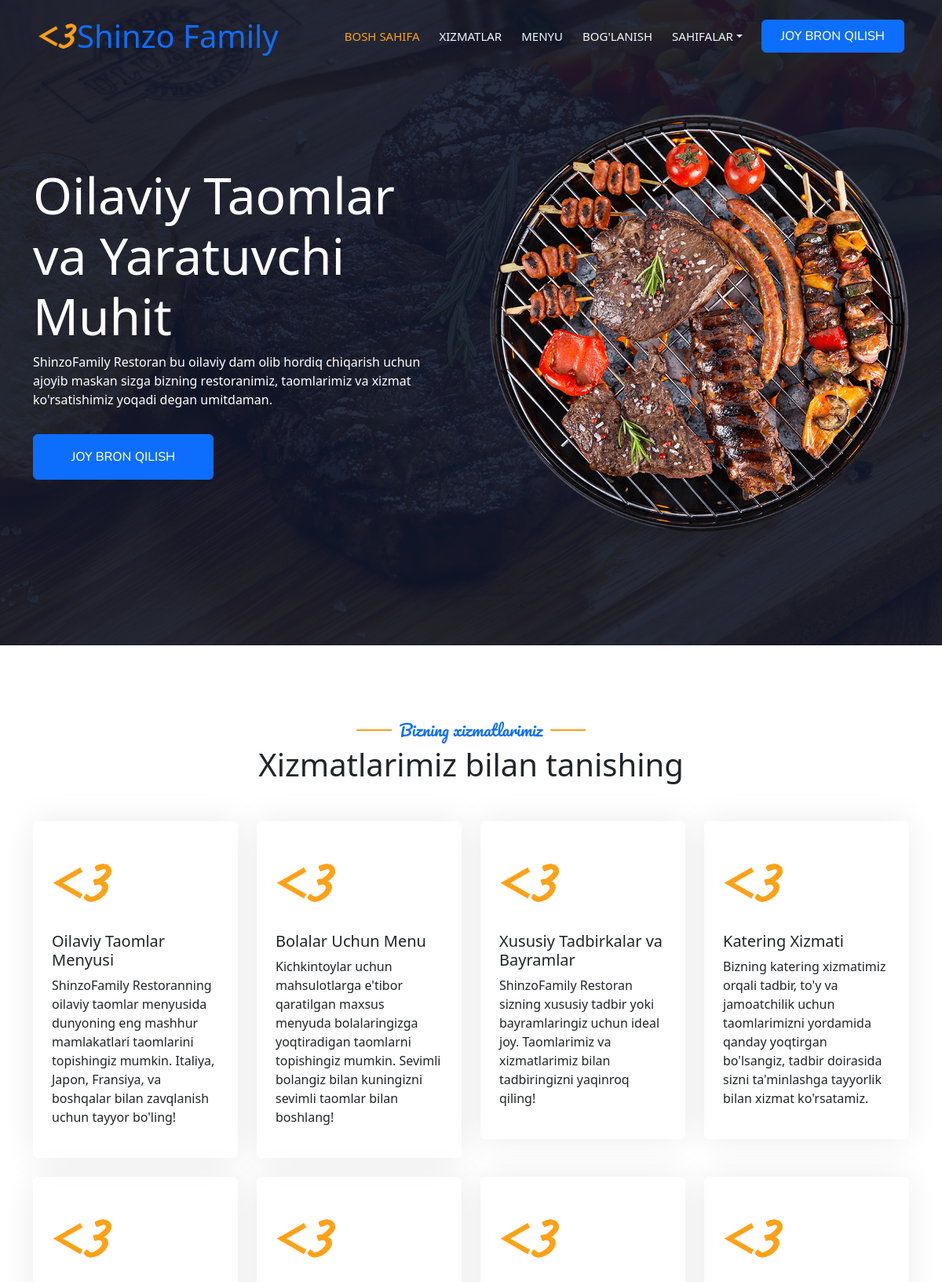
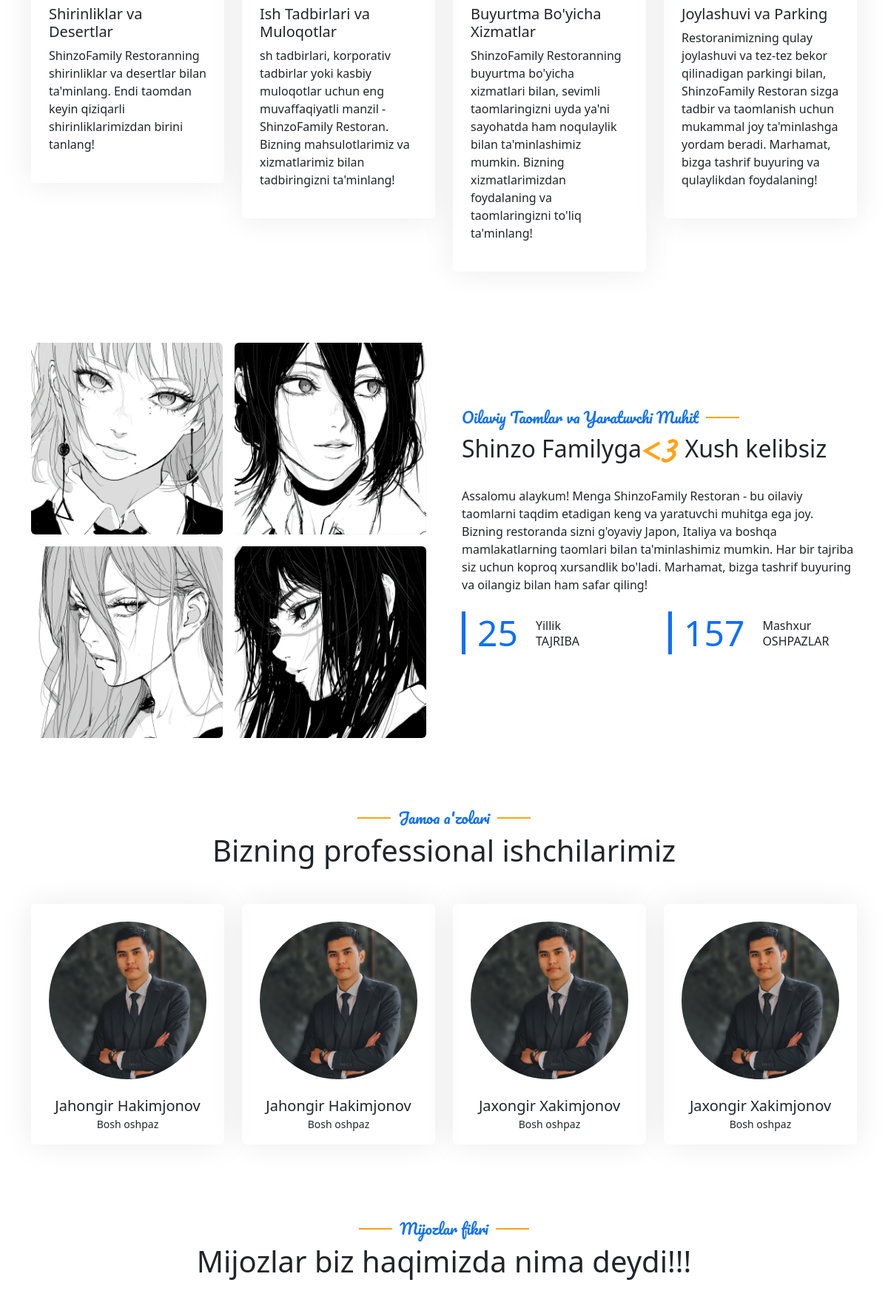
The page / (upper part) on the database its author committed (2 pictures, top to bottom).
### apps/restaurant/models.py (models this page shows, shortened)
class Home(AbstractBaseModel):
    name = models.CharField(max_length=255)
    title = models.CharField(max_length=255)
    description = models.TextField()
    address = models.TextField()
    phone = models.ForeignKey(
        PhoneNumbers,
        related_name="home_phone",
        on_delete=models.CASCADE,
        null=True,
        blank=True,
    )
    email = models.ForeignKey(
        Emails,
        related_name="home_email",
        on_delete=models.CASCADE,
        null=True,
        blank=True,
    )
    website = models.URLField()
    facebook = models.URLField()
    instagram = models.URLField()
    twitter = models.URLField()
    telegram = models.URLField()
    youtube = models.URLField()
    youtube_video = models.URLField()
    image = models.ImageField(upload_to="home/")
    logo = models.ImageField(upload_to="home/")
    class Meta:
        verbose_name = "Home"
        verbose_name_plural = "Home"
        db_table = "home"

class Services(AbstractBaseModel):
    title = models.CharField(max_length=255)
    description = models.TextField()
    image = models.ImageField(upload_to="services/", null=True, blank=True, default='/static/image/logo.png')
    class Meta:
        verbose_name = "Service"
        verbose_name_plural = "Services"
        db_table = "services"

class Gallery(AbstractBaseModel):
    title = models.CharField(max_length=255)
    description = models.TextField()
    image = models.ImageField(upload_to="gallery/")
    class Meta:
        verbose_name = "Gallery"
        verbose_name_plural = "Galleries"
        db_table = "gallery"

class About(AbstractBaseModel):
    title = models.CharField(max_length=255)
    description = models.TextField()
    image = models.ImageField(upload_to="about/")
    experience = models.IntegerField()
    master_chefs = models.IntegerField()
    class Meta:
        verbose_name = "About"
        verbose_name_plural = "About"
        db_table = "about"

class MasterChef(AbstractBaseModel):
    full_name = models.CharField(max_length=255)
    role = models.CharField(max_length=255)
    instagram = models.URLField()
    facebook = models.URLField()
    telegram = models.URLField()
    image = models.ImageField(upload_to="masterchef/", null=True, blank=True, default='/static/image/man.jpg')
    class Meta:
        verbose_name = "Master Chef"
        verbose_name_plural = "Master Chef"
        db_table = "master_chef"

### apps/restaurant/views.py (the view, shortened to what this page needs)
# urls.py: path("", HomeView.as_view(), name="home"),
class HomeView(FormView):
    template_name = "index.html"
    form_class = UserCreateForm
    success_url = reverse_lazy("restaurant:home")
    def get_context_data(self, **kwargs):
        context = super().get_context_data(**kwargs)
        context["service"] = Services.objects.all()
        context["about"] = About.objects.first()
        context["gallery"] = Gallery.objects.filter(title="Restoran")
        context["team"] = MasterChef.objects.all()
        context["testimonial"] = Testimonial.objects.all()
        return context

### apps/restaurant/models.py (called while the page is built)
    def __str__(self):
        return self.email

    def __str__(self):
        return self.phone

### apps/restaurant/views.py (called while the page is built)
def worktimes(request):
    worktime = WorkTime.objects.all()
    return {"worktime": worktime}

def contacts(request):
    home = Home.objects.first()
    return {"home": home}

### templates/index.html (shortened to what this page needs)
{% extends 'base.html' %}
{% load static %}
{% block content %}
    <div class="container-xxl py-5 bg-dark hero-header mb-5">
        <div class="container my-5 py-5">
            <div class="row align-items-center g-5">
                <div class="col-lg-6 text-center text-lg-start">
                    <h1 class="display-3 text-white animated slideInLeft">{{ home.title }}</h1>
                    <p class="text-white animated slideInLeft mb-4 pb-2">{{ home.description }}</p>
                    <a href="{% url 'restaurant:booking' %}"
                       class="btn btn-primary py-sm-3 px-sm-5 me-3 animated slideInLeft">Joy bron qilish</a>
                </div>
                <div class="col-lg-6 text-center text-lg-end overflow-hidden">
                    <img class="img-fluid" src="{% static 'img/hero.png' %}" alt="taom">
                </div>
            </div>
        </div>
        </div>
        </div>
    {% include 'section/service_section.html' %}
    {% include 'section/about_section.html' %}
    {% include 'section/team_section.html' %}
    {% include 'section/testimonial_section.html' %}
{% endblock %}

### templates/base.html (shortened to what this page needs)
{% load static %}
<!DOCTYPE html>
<html lang="en" xmlns="http://www.w3.org/1999/html">
<head>
    <link href="https://cdnjs.cloudflare.com/ajax/libs/font-awesome/5.10.0/css/all.min.css" rel="stylesheet">
    <link href="https://cdn.jsdelivr.net/npm/bootstrap-icons@1.4.1/font/bootstrap-icons.css" rel="stylesheet">
    <link href="{% static 'lib/animate/animate.min.css' %}" rel="stylesheet">
    <link href="{% static 'lib/owlcarousel/assets/owl.carousel.min.css' %}" rel="stylesheet">
    <link href="{% static 'lib/tempusdominus/css/tempusdominus-bootstrap-4.min.css' %}" rel="stylesheet"/>
    <link href="{% static 'css/bootstrap.min.css' %}" rel="stylesheet">
    <link href="{% static 'css/style.css' %}" rel="stylesheet">
</head>
<body>
<div class="container-xxl bg-white p-0">
    <div class="container-xxl position-relative p-0">
        <nav class="navbar navbar-expand-lg navbar-dark bg-dark px-4 px-lg-5 py-3 py-lg-0">
            <a href="{% url 'restaurant:home' %}" class="navbar-brand p-0">
                <div class="d-flex align-items-center">
                    <img src="/media/{{ home.logo }}" alt="logo" class="img-fluid" style="height: 50px;">
                    <h1 class="text-primary m-0">{{ home.name }}</h1>
                </div>
            </a>
            <div class="collapse navbar-collapse" id="navbarCollapse">
                <div class="navbar-nav ms-auto py-0 pe-4">
                    <a href="{% url 'restaurant:home' %}" class="nav-item nav-link active">Bosh sahifa</a>
                    <a href="{% url 'restaurant:service' %}" class="nav-item nav-link">Xizmatlar</a>
                    <a href="{% url 'restaurant:menu' %}" class="nav-item nav-link">Menyu</a>
                    <a href="{% url 'restaurant:contact' %}" class="nav-item nav-link">Bog'lanish</a>
                    <div class="nav-item dropdown">
                        <a href="#" class="nav-link dropdown-toggle" data-bs-toggle="dropdown">Sahifalar</a>
                    </div>
                </div>
                <a href="{% url 'restaurant:booking' %}" class="btn btn-primary py-2 px-4">Joy bron qilish</a>
            </div>
        </nav>
    </div>
    {% block content %}
    {% endblock %}
</body>
</html>

### templates/section/service_section.html (shortened to what this page needs)
<div class="container-xxl py-5">
    <div class="container">
        <div class="text-center wow fadeInUp" data-wow-delay="0.1s">
            <h5 class="section-title ff-secondary text-center text-primary fw-normal">Bizning xizmatlarimiz</h5>
            <h1 class="mb-5">Xizmatlarimiz bilan tanishing</h1>
        </div>
        <div class="row g-4">
            {% for item in service %}
                <div class="col-lg-3 col-sm-6 wow fadeInUp" data-wow-delay="0.1s">
                    <div class="service-item rounded pt-3">
                        <div class="p-4">
                            <img src="{{ item.image }}" alt="{{ item.title }}" style="width: 77px; height: auto;"
                                 class="img-fluid mb-4">
                            <h5>{{ item.title }}</h5>
                            <p>{{ item.description }}</p>
                        </div>
                    </div>
                </div>
            {% endfor %}
        </div>
    </div>
</div>

### templates/section/about_section.html (shortened to what this page needs)
<div class="container-xxl py-5">
    <div class="container">
        <div class="row g-5 align-items-center">
            <div class="col-lg-6">
                <div class="row g-3">
                    {% for item in gallery %}
                        <div class="col-6 text-start">
                            <img class="img-fluid rounded w-100 wow zoomIn animate-image" data-wow-delay="0.1s"
                                 src="/media/{{ item.image }}" alt="restoran">
                        </div>
                    {% endfor %}
                </div>
            </div>
            <div class="col-lg-6">
                <h5 class="section-title ff-secondary text-start text-primary fw-normal">{{ about.title }}</h5>
                <h2 class="mb-4">{{ home.name }}ga<img src="/media/{{ home.logo }}" alt="logo" class="img-fluid"
                                                       style="width: 50px;">
                    </i>Xush kelibsiz</h2>
                <p class="mb-4">{{ about.description }}</p>
                <div class="row g-4 mb-4">
                    <div class="col-sm-6">
                        <div class="d-flex align-items-center border-start border-5 border-primary px-3">
                            <h1 class="flex-shrink-0 display-5 text-primary mb-0"
                                data-toggle="counter-up">{{ about.experience }}</h1>
                            <div class="ps-4">
                                <p class="mb-0">Yillik</p>
                                <h6 class="text-uppercase mb-0">Tajriba</h6>
                            </div>
                        </div>
                    </div>
                    <div class="col-sm-6">
                        <div class="d-flex align-items-center border-start border-5 border-primary px-3">
                            <h1 class="flex-shrink-0 display-5 text-primary mb-0"
                                data-toggle="counter-up">{{ about.master_chefs }}</h1>
                            <div class="ps-4">
                                <p class="mb-0">Mashxur</p>
                                <h6 class="text-uppercase mb-0">Oshpazlar</h6>
                            </div>
                        </div>
                    </div>
                </div>
            </div>
        </div>
    </div>
</div>

### templates/section/team_section.html (shortened to what this page needs)
<div class="container-xxl pt-5 pb-3">
    <div class="container">
        <div class="text-center wow fadeInUp" data-wow-delay="0.1s">
            <h5 class="section-title ff-secondary text-center text-primary fw-normal">Jamoa a'zolari</h5>
            <h1 class="mb-5">Bizning professional ishchilarimiz</h1>
        </div>
        <div class="row g-4">
            {% for item in team %}
            <div class="col-lg-3 col-md-6 wow fadeInUp" data-wow-delay="0.1s">
                <div class="team-item text-center rounded overflow-hidden">
                    <div class="rounded-circle overflow-hidden m-4">
                        <img class="img-fluid" src="{{ item.image }}" alt="">
                    </div>
                    <h5 class="mb-0">{{ item.full_name }}</h5>
                    <small>{{ item.role }}</small>
                </div>
            </div>
            {% endfor %}
        </div>
    </div>
</div>

### static/css/style.css (style rules this page uses)
:root { --primary: #FEA116; --light: #F1F8FF; --dark: #0F172B; }
.ff-secondary { font-family: 'Pacifico', cursive; }
.btn { font-family: 'Nunito', sans-serif; font-weight: 500; text-transform: uppercase; transition: .5s; }
.btn.btn-primary, .btn.btn-secondary { color: #FFFFFF; }
.navbar-dark .navbar-nav .nav-link { position: relative; margin-left: 25px; padding: 35px 0; font-size: 15px; color: var(--light) !important; text-transform: uppercase; font-weight: 500; outline: none; transition: .5s; }
.navbar-dark .navbar-nav .nav-link:hover, .navbar-dark .navbar-nav .nav-link.active { color: var(--primary) !important; }
.navbar-dark .navbar-brand img { max-height: 60px; transition: .5s; }
@media (min-width: 992px) { .navbar-dark { position: absolute; width: 100%; top: 0; left: 0; z-index: 999; background: transparent !important; } }
.hero-header { background: linear-gradient(rgba(15, 23, 43, .9), rgba(15, 23, 43, .9)), url(../img/bg-hero.jpg); background-position: center center; background-repeat: no-repeat; background-size: cover; }
.hero-header img { animation: imgRotate 50s linear infinite; }
.section-title { position: relative; display: inline-block; }
.section-title::before { position: absolute; content: ""; width: 45px; height: 2px; top: 50%; left: -55px; margin-top: -1px; background: var(--primary); }
.section-title::after { position: absolute; content: ""; width: 45px; height: 2px; top: 50%; right: -55px; margin-top: -1px; background: var(--primary); }
.section-title.text-start::before, .section-title.text-end::after { display: none; }
.service-item { box-shadow: 0 0 45px rgba(0, 0, 0, .08); transition: .5s; }
.service-item * { transition: .5s; }
.team-item { box-shadow: 0 0 45px rgba(0, 0, 0, .08); height: calc(100% - 38px); transition: .5s; }
.team-item img { transition: .5s; }
.animate-image { animation: animateImage 5s infinite; }

### rows shown on the page
Home: logo (picture), name "Shinzo Family", title "Oilaviy Taomlar va Yaratuvchi Muhit", description "ShinzoFamily Restoran bu oilaviy dam olib hordiq chiqarish uchun ajoyib maskan sizga bizning restoranimiz, taomlarimiz va xizmat ko'rsatishimiz yoqadi degan umitdaman."
Services: image (picture), title "Oilaviy Taomlar Menyusi", description "ShinzoFamily Restoranning oilaviy taomlar menyusida dunyoning eng mashhur mamlakatlari taomlarini topishingiz mumkin. Italiya, Japon, Fransiya, va boshqalar bilan zavqlanish uchun tayyor bo'ling!"
Services: image (picture), title "Bolalar Uchun Menu", description "Kichkintoylar uchun mahsulotlarga e'tibor qaratilgan maxsus menyuda bolalaringizga yoqtiradigan taomlarni topishingiz mumkin. Sevimli bolangiz bilan kuningizni sevimli taomlar bilan boshlang!"
Services: image (picture), title "Xususiy Tadbirkalar va Bayramlar", description "ShinzoFamily Restoran sizning xususiy tadbir yoki bayramlaringiz uchun ideal joy. Taomlarimiz va xizmatlarimiz bilan tadbiringizni yaqinroq qiling!"
Services: image (picture), title "Katering Xizmati", description "Bizning katering xizmatimiz orqali tadbir, to'y va jamoatchilik uchun taomlarimizni yordamida qanday yoqtirgan bo'lsangiz, tadbir doirasida sizni ta'minlashga tayyorlik bilan xizmat ko'rsatamiz."
Services: image (picture), title "Shirinliklar va Desertlar", description "ShinzoFamily Restoranning shirinliklar va desertlar bilan ta'minlang. Endi taomdan keyin qiziqarli shirinliklarimizdan birini tanlang!"
Services: image (picture), title "Ish Tadbirlari va Muloqotlar", description "sh tadbirlari, korporativ tadbirlar yoki kasbiy muloqotlar uchun eng muvaffaqiyatli manzil - ShinzoFamily Restoran. Bizning mahsulotlarimiz va xizmatlarimiz bilan tadbiringizni ta'minlang!"
Services: image (picture), title "Buyurtma Bo'yicha Xizmatlar", description "ShinzoFamily Restoranning buyurtma bo'yicha xizmatlari bilan, sevimli taomlaringizni uyda ya'ni sayohatda ham noqulaylik bilan ta'minlashimiz mumkin. Bizning xizmatlarimizdan foydalaning va taomlaringizni to'liq ta'minlang!"
Services: image (picture), title "Joylashuvi va Parking", description "Restoranimizning qulay joylashuvi va tez-tez bekor qilinadigan parkingi bilan, ShinzoFamily Restoran sizga tadbir va taomlanish uchun mukammal joy ta'minlashga yordam beradi. Marhamat, bizga tashrif buyuring va qulaylikdan foydalaning!"
Gallery: image (picture)
Gallery: image (picture)
Gallery: image (picture)
Gallery: image (picture)
About: title "Oilaviy Taomlar va Yaratuvchi Muhit", description "Assalomu alaykum! Menga ShinzoFamily Restoran - bu oilaviy taomlarni taqdim etadigan keng va yaratuvchi muhitga ega joy. Bizning restoranda sizni g'oyaviy Japon, Italiya va boshqa mamlakatlarning taomlari bilan ta'minlashimiz mumkin. Har bir tajriba siz uchun koproq xursandlik bo'ladi. Marhamat, bizga tashrif buyuring va oilangiz bilan ham safar qiling!", experience "25", master_chefs "157"
MasterChef: image (picture), full_name "Jahongir Hakimjonov", role "Bosh oshpaz"
MasterChef: image (picture), full_name "Jahongir Hakimjonov", role "Bosh oshpaz"
MasterChef: image (picture), full_name "Jaxongir Xakimjonov", role "Bosh oshpaz"
MasterChef: image (picture), full_name "Jaxongir Xakimjonov", role "Bosh oshpaz"
